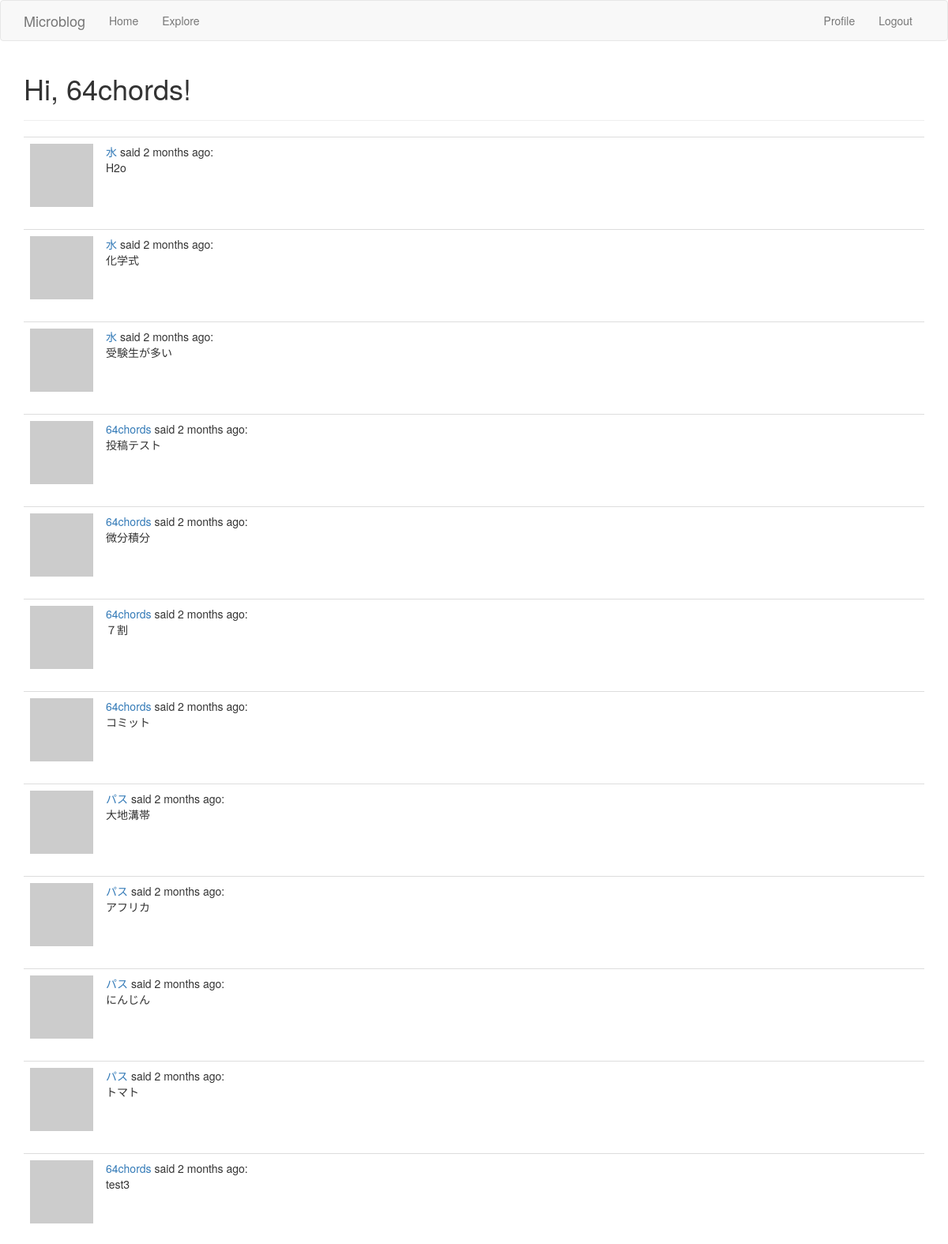
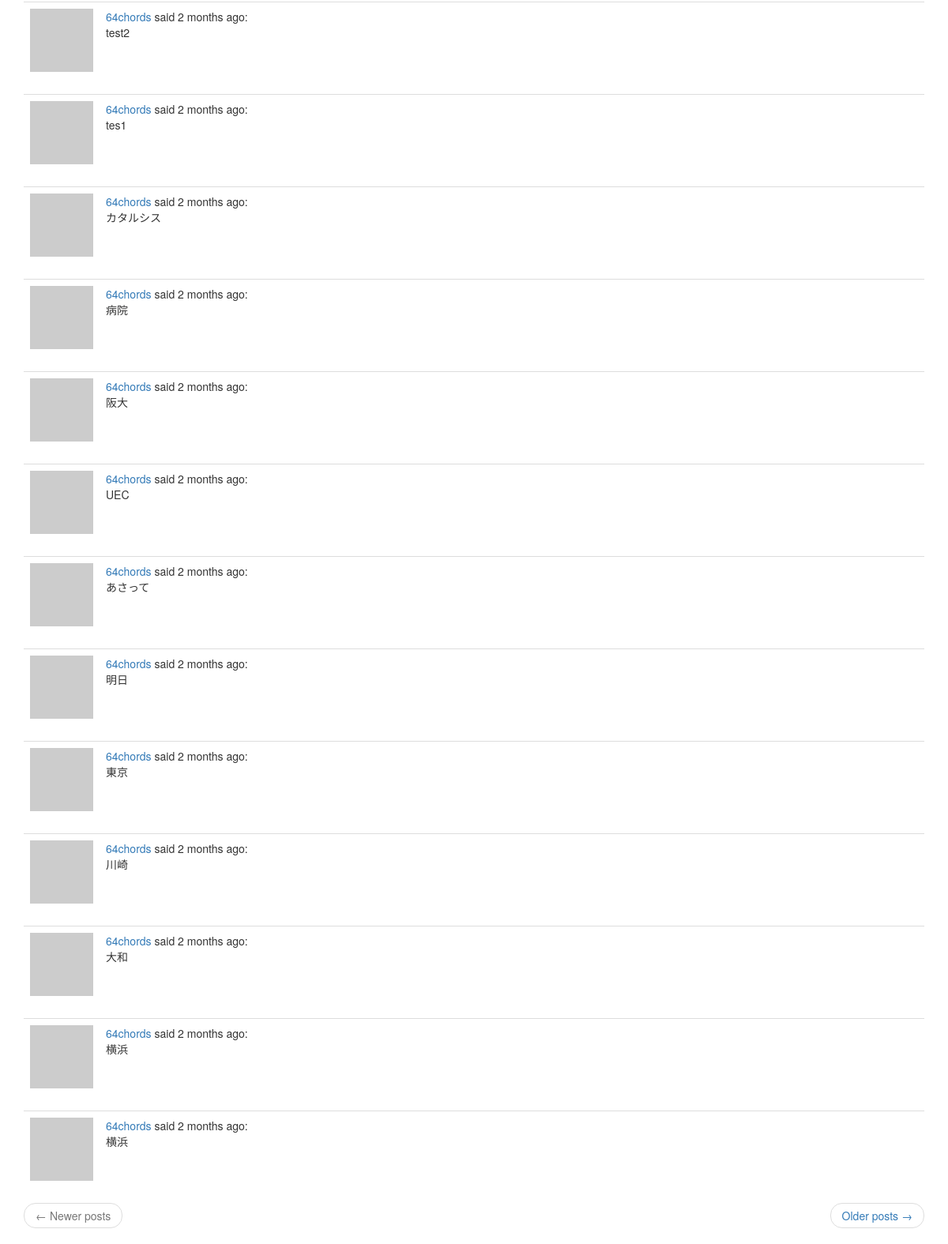
Page /explore (signed in) on the earlier database version (2 pictures, top to bottom).
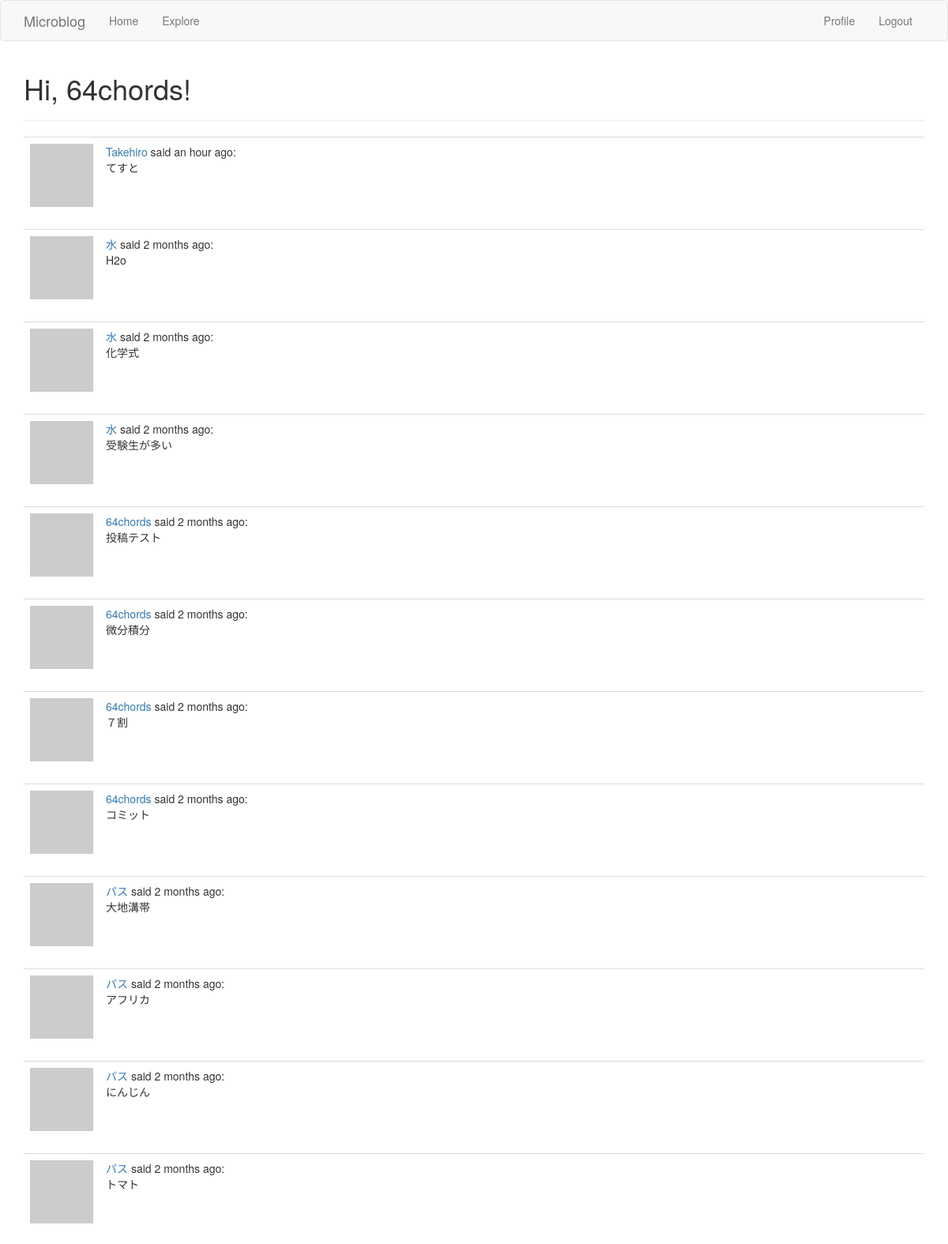
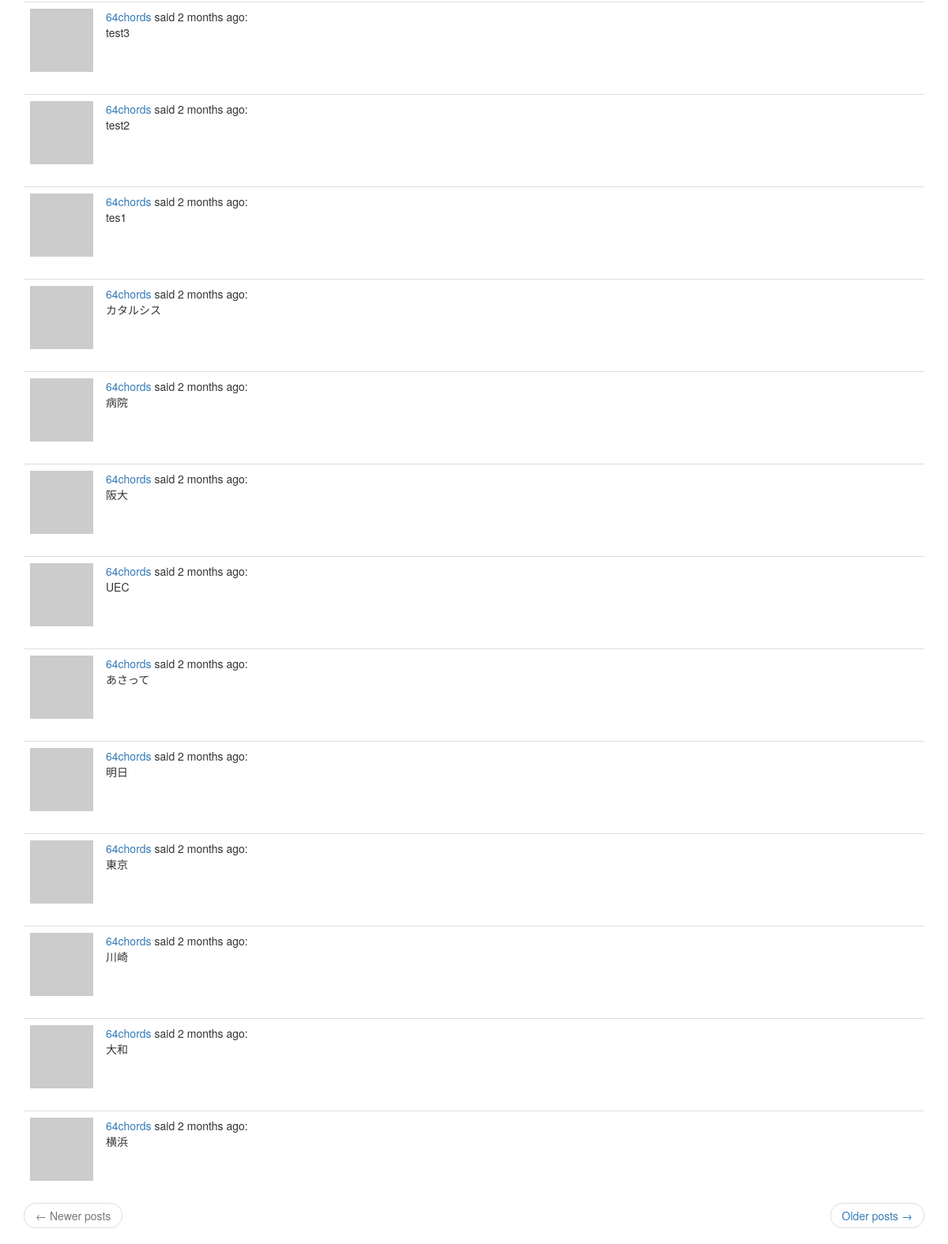
Same page on the later database version (2 pictures, top to bottom).
### app/models.py (models this page shows, shortened)
class Post(db.Model):
    id = db.Column(db.Integer,primary_key=True)
    body = db.Column(db.String(140))
    timestamp = db.Column(db.DateTime,index=True,default=datetime.utcnow)
    user_id = db.Column(db.Integer,db.ForeignKey('user.id'))

class User(UserMixin,db.Model):
    id = db.Column(db.Integer,primary_key=True)
    username = db.Column(db.String(64),index=True,unique=True)
    email = db.Column(db.String(120),index=True,unique=True)
    password_hash = db.Column(db.String(128))
    about_me = db.Column(db.String(140))
    last_seen = db.Column(db.DateTime,default=datetime.utcnow)
    """
    a db.relationship field is normally defined on the “one” side, and
    is used as a convenient way to get access to the “many”.
    """
    posts = db.relationship("Post",backref="author",lazy="dynamic")
    """
    フォロー・フォロワーの関係を追加
    "User": セルフ参照の関係なので自分自身
    secondary: 関係性を表す関係テーブル
    followers.c.**: cはColumnsを表すプロパティ
    詳細はp.134~135を参照のこと（８．３節）
    """
    followed = db.relationship(
        "User",secondary=followers,
        primaryjoin=(followers.c.follower_id == id),
        secondaryjoin=(followers.c.followed_id == id),
        backref=db.backref("followers",lazy="dynamic"),lazy="dynamic"
    )
    def avatar(self,size):
        digest = md5(self.email.lower().encode('utf-8')).hexdigest()
        return "https://www.gravatar.com/avatar/{}?d=identicon&s={}".\
            format(digest,size)

### app/routes.py (the view)
@app.route("/explore")
@login_required
def explore():
    page = request.args.get("page",1,type=int)
    posts = Post.query.order_by(Post.timestamp.desc()).paginate(
        page,app.config["POSTS_PER_PAGE"],False)
    next_url = url_for('explore',page=posts.next_num)\
        if posts.has_next else None
    prev_url = url_for('explore',page=posts.prev_num)\
        if posts.has_prev else None
    """
    index.htmlと大差ないため、レンダリングで使用する。
    postフォームは不要のため、引数には含めない。
    """
    return render_template("index.html",title="Explore",posts=posts.items,
        next_url=next_url,prev_url=prev_url)

### app/models.py (called while the page is built)
@login.user_loader
def load_user(id):
    return User.query.get(int(id))

### app/routes.py (called while the page is built)
@app.before_request
def before_request():
    if current_user.is_authenticated:
        current_user.last_seen = datetime.utcnow()
        db.session.commit()

### app/templates/index.html (shortened to what this page needs)
{% extends "base.html" %}
{% import "bootstrap/wtf.html" as wtf %}
{% block app_content %}
  <h1>Hi, {{ current_user.username }}!</h1>
  <hr>
  {% for post in posts %}
    {% include '_post.html' %}
  {% endfor %}
  <nav aria-label="...">
    <ul class="pager">
      <li class="previous{% if not prev_url %} disabled{% endif %}">
        <a href="{{ prev_url or '#' }}">
          <span aria-hidden="true">&larr;</span> Newer posts
        </a>
      </li>
      <li class="next{% if not next_url %} disabled{% endif %}">
        <a href="{{ next_url or '#' }}">
          Older posts <span aria-hidden="true">&rarr;</span>
        </a>
      </li>
    </ul>
  </nav>
{% endblock %}

### app/templates/_post.html
<table class="table table-hover">
  <tr valign="top">
    <td width="70px">
      <a href="{{ url_for("user",username=post.author.username) }}">
        <img src="{{ post.author.avatar(70) }}" alt="">
      </a>
    </td>
    <td>
      <a href="{{ url_for('user',username=post.author.username) }}">
        {{ post.author.username }}
      </a>
      said {{ moment(post.timestamp).fromNow() }}:
      <br>
      {{ post.body }}
    </td>
  </tr>
</table>

Differences in the rows shown:
no longer on this page (row unchanged): Post: author.username "64chords", timestamp "2 months ago", body "横浜"
added Post: author.username "Takehiro", timestamp "an hour ago", body "てすと"
